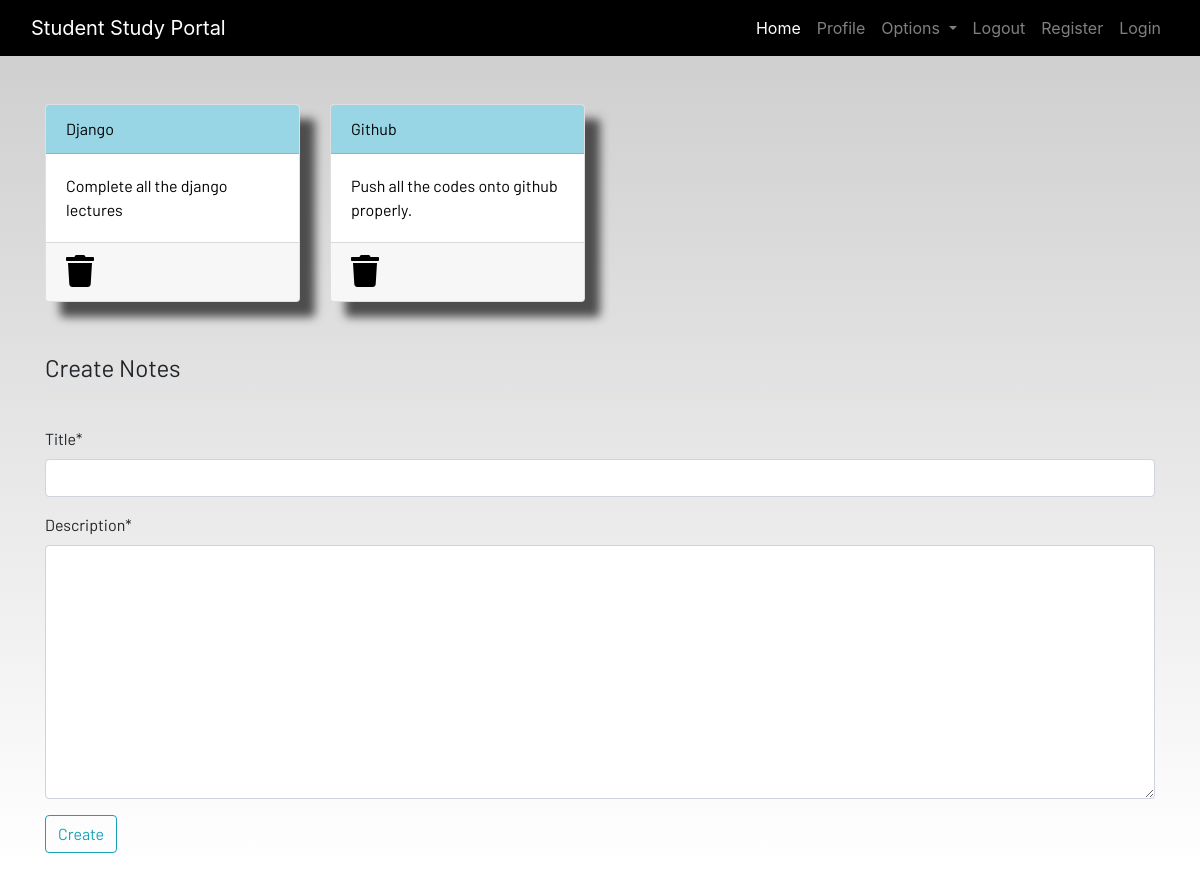
The page /notes (signed in) on the database as committed earlier.
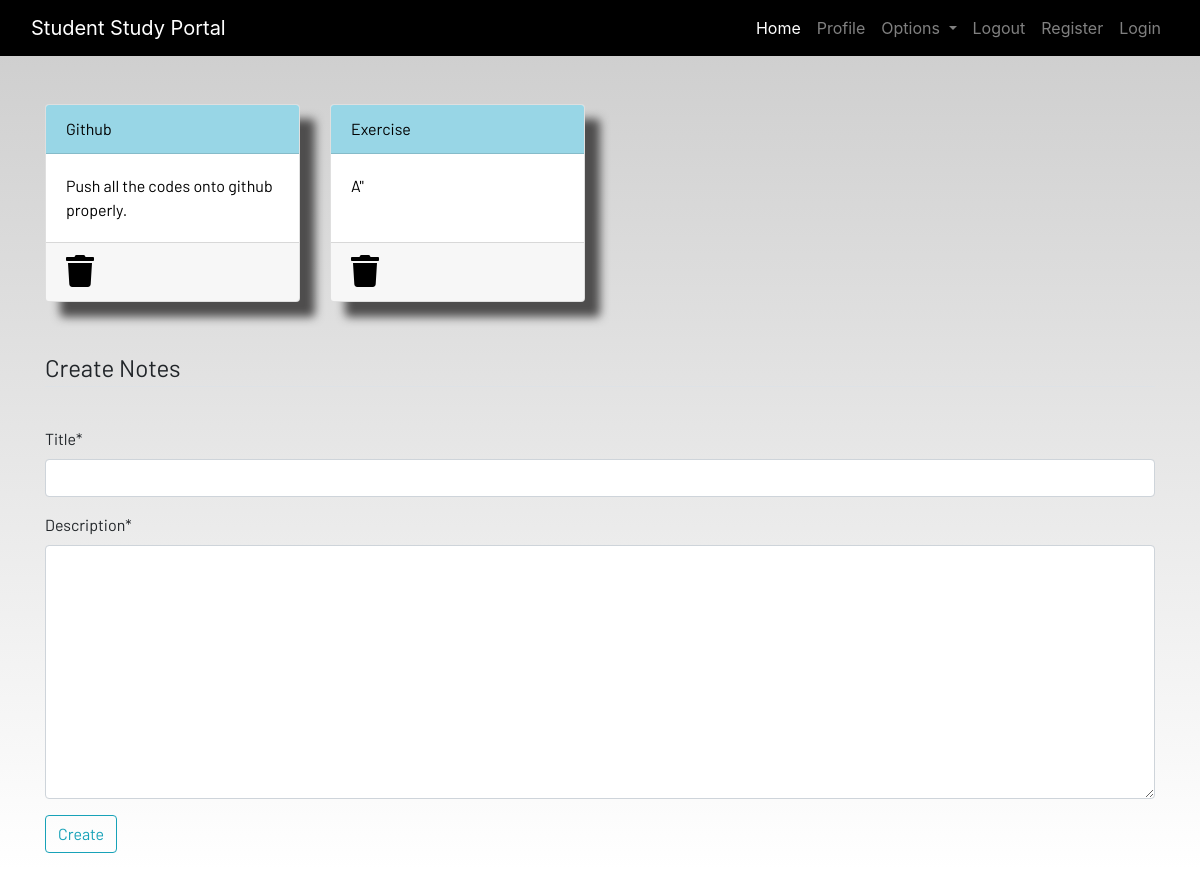
The same page on the database as committed later.
### dashboard/models.py (models this page shows, shortened)
class Notes(models.Model):
    user = models.ForeignKey(User, on_delete=models.CASCADE)
    title = models.CharField(max_length=50)
    description = models.TextField()
    class Meta:
        verbose_name_plural = 'All Notes'

### dashboard/views.py (the view)
# urls.py: path('notes', views.notes, name='notes'),
def notes(request):
    if request.method == 'POST':
        form = NotesForm(request.POST)
        if form.is_valid():
            new_note = Notes(user=request.user, title=request.POST['title'], description=request.POST['description'])
            new_note.save()
        messages.success(request, f"Notes is Added from {request.user.username} successfully")
    else:
        form = NotesForm()
    all_notes = Notes.objects.filter(user=request.user)
    return render(request, 'dashboard/notes.html', {
        'all_notes': all_notes,
        'note_form': form
    })

### dashboard/forms.py
class NotesForm(forms.ModelForm):
    class Meta:
        model = Notes
        fields = ['title', 'description']

### dashboard/templates/dashboard/notes.html (shortened to what this page needs)
{% extends 'dashboard/base.html' %}
{% load static %}
{% load crispy_forms_tags %}
{% block content %}
    <div class="container">
        <div class="row">
            {% for note in all_notes %}
                <div class="col-md-3">
                    <a href="{% url 'notes_detail' note.id %}">
                        <div class="card">
                            <div class="card-header">{{ note.title }}</div>
                            <div class="card-body">{{ note.description|slice:"0:100" }}</div>
                            <div class="card-footer mt-auto ">
                                <a href="{% url 'delete_note' note.id %}">
                                <i class="fa fa-trash fa-2x"></i>
                                </a>
                            </div>
                        </div>
                    </a>
                </div>
            {% endfor %}
            <br><br>
        </div>
    </div>
    <br><br>
    <div class="container">
        <form method="POST" action="{% url 'notes' %}">
            <fieldset class="form-group">
                <legend class="border-bottom mb-4">Create Notes</legend>
            </fieldset>
            {{ note_form|crispy }}
            <div class="form-group">
                <a href="">
                    <button class="btn btn-outline-info" type="submit">
                        Create
                    </button>
                </a>
            </div>
        </form>
    </div>
{% endblock content %}

Rows that differ between the two databases and show on the page:
removed Notes: title "Django", description "Complete all the django lectures"
added Notes: title "Exercise", description "A''"
